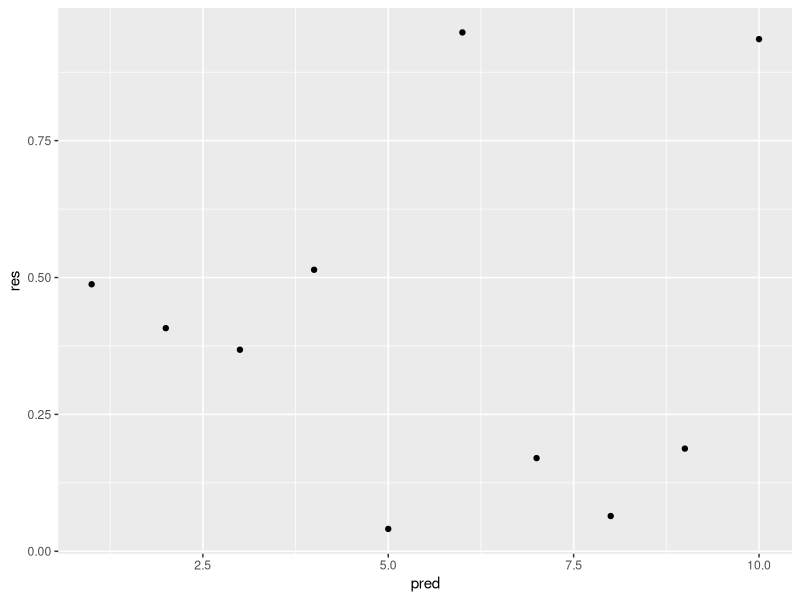

The R source for this figure:
## ---- chunk 1
#  do not forget to start with comments!

# preliminaries 
library(ggplot2)


pred <- 1:10 # vector of 10 integres
res <- runif(10) #random uniform values
# print random numbers
print(res)
# plot the graph

qplot(x= pred, y= res)

